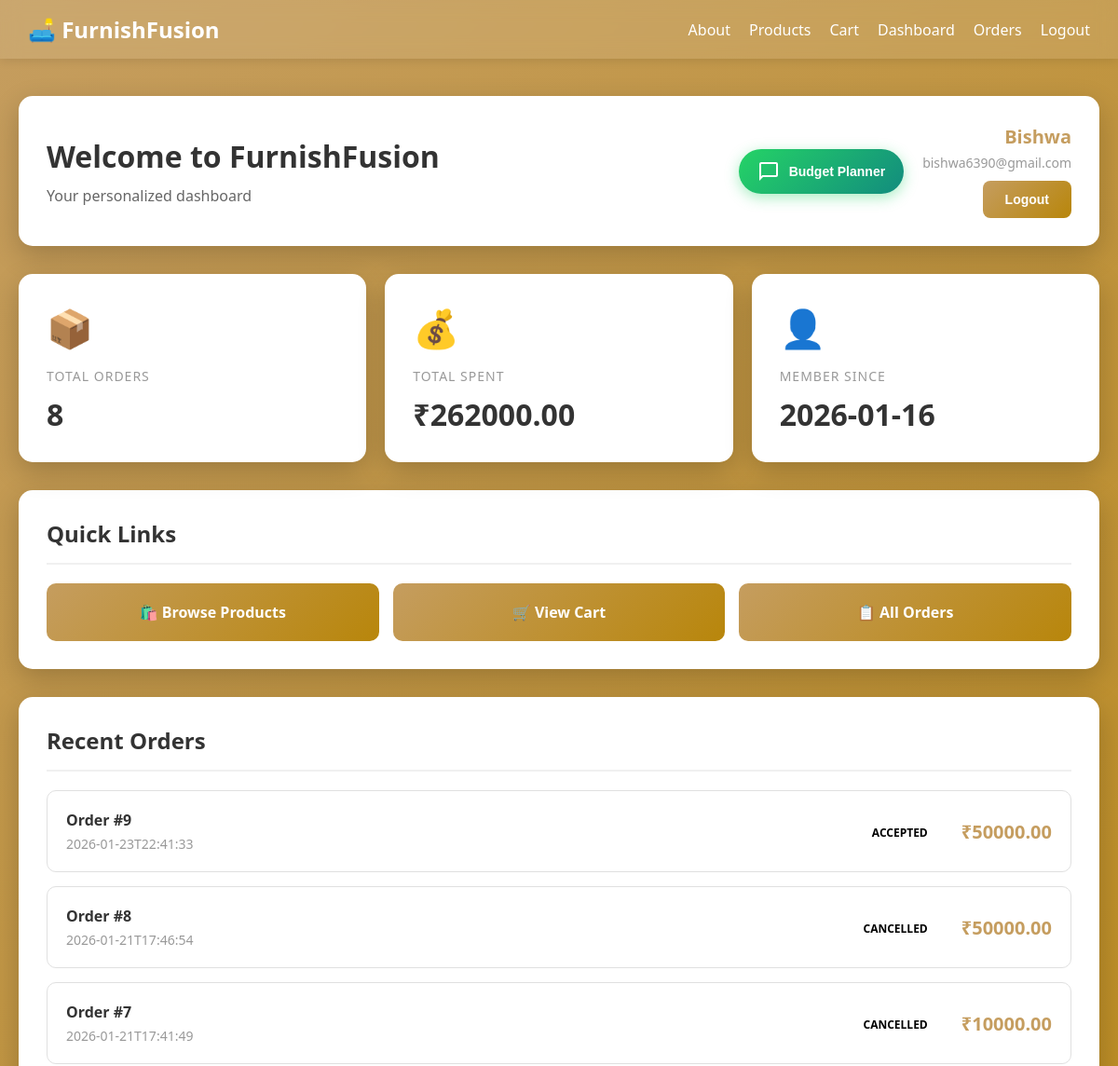
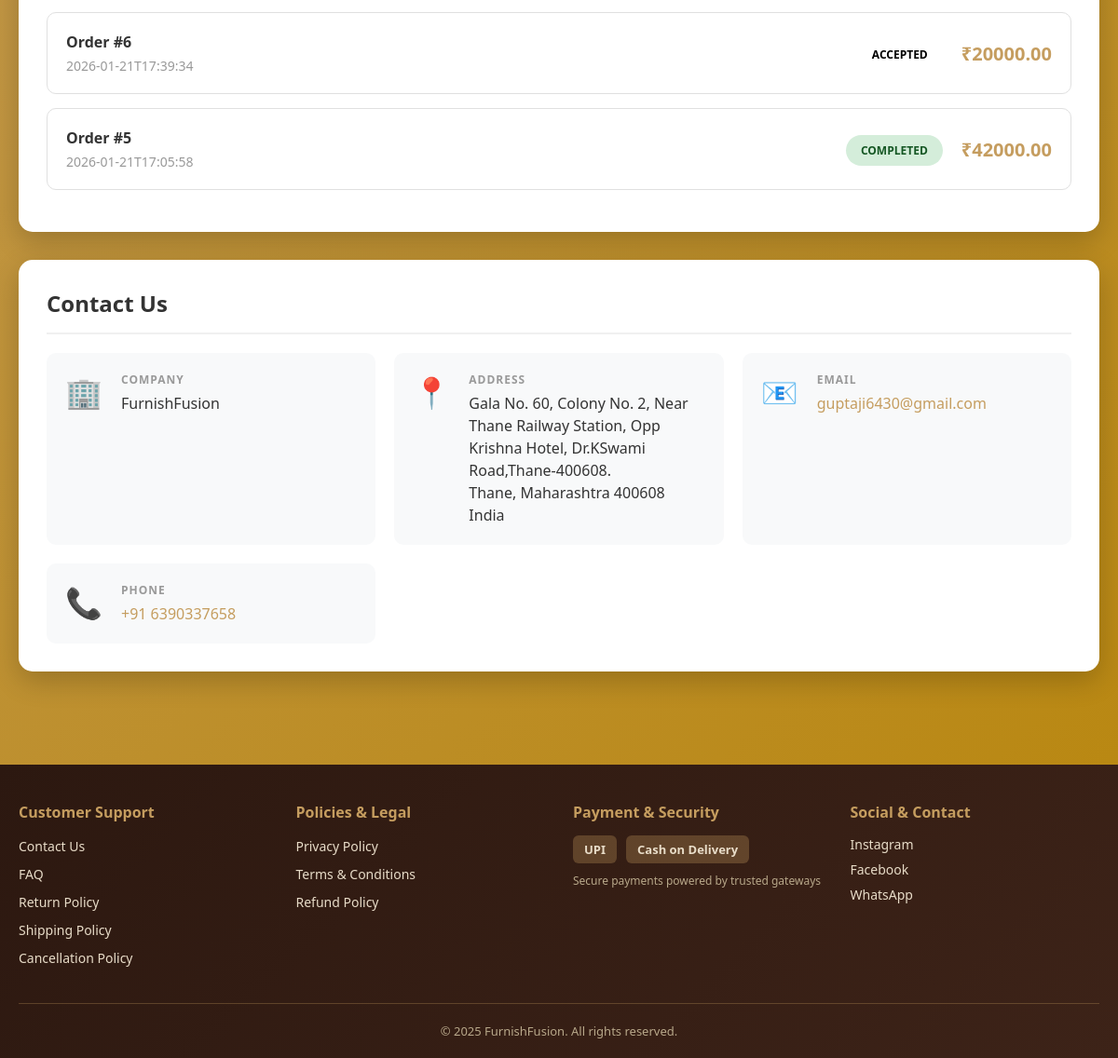
/dashboard (signed in), run on the app's committed database (2 pictures, top to bottom).
### tables this page shows
CREATE TABLE users (
            id INTEGER PRIMARY KEY AUTOINCREMENT,
            name TEXT NOT NULL,
            email TEXT UNIQUE NOT NULL,
            password TEXT NOT NULL,
            created_at TIMESTAMP DEFAULT CURRENT_TIMESTAMP
        );

CREATE TABLE orders (
            id INTEGER PRIMARY KEY AUTOINCREMENT,
            user_id INTEGER NOT NULL,
            total REAL NOT NULL,
            status TEXT DEFAULT 'pending',
            created_at TIMESTAMP DEFAULT CURRENT_TIMESTAMP, payment_method TEXT DEFAULT 'cod', payment_status TEXT DEFAULT 'pending', updated_at TEXT, advance_amount REAL, payment_proof_url TEXT, coupon_id INTEGER REFERENCES coupons(id), discount_amount REAL DEFAULT 0, contact_mobile TEXT, contact_address TEXT,
            FOREIGN KEY (user_id) REFERENCES users(id)
        );

CREATE TABLE contact_info (
            id INTEGER PRIMARY KEY AUTOINCREMENT,
            company_name TEXT NOT NULL,
            email TEXT NOT NULL,
            phone TEXT NOT NULL,
            address TEXT NOT NULL,
            city TEXT,
            state TEXT,
            zip_code TEXT,
            country TEXT,
            website TEXT,
            updated_at TIMESTAMP DEFAULT CURRENT_TIMESTAMP
        );

### routes/user_routes.py (the view)
@user_bp.route("/dashboard")
def dashboard():
    if "user_id" not in session:
        flash("Please login to access your dashboard.", "error")
        return redirect("/login")
    db = get_db()
    user_id = session["user_id"]
    user = db.execute(
        "SELECT * FROM users WHERE id = ?",
        (user_id,)
    ).fetchone()
    order_count = db.execute(
        "SELECT COUNT(*) as count FROM orders WHERE user_id = ?",
        (user_id,)
    ).fetchone()
    recent_orders = db.execute(
        "SELECT * FROM orders WHERE user_id = ? ORDER BY created_at DESC LIMIT 5",
        (user_id,)
    ).fetchall()
    total_spent = db.execute(
        "SELECT COALESCE(SUM(total), 0) as total FROM orders WHERE user_id = ?",
        (user_id,)
    ).fetchone()
    contact_info = db.execute("SELECT * FROM contact_info LIMIT 1").fetchone()
    return render_template(
        "dashboard.html",
        user=user,
        order_count=order_count["count"] if order_count else 0,
        recent_orders=recent_orders,
        total_spent=total_spent["total"] if total_spent else 0,
        contact_info=contact_info
    )

### app.py (called while the page is built)
@app.context_processor
def inject_wishlist_count():
    from flask import session
    n = 0
    if session.get("user_id"):
        try:
            from db import get_db
            r = get_db().execute("SELECT COUNT(*) as c FROM wishlist WHERE user_id = ?", (session["user_id"],)).fetchone()
            n = r["c"] or 0
        except Exception:
            pass
    return {"wishlist_count": n}

### db.py (called while the page is built)
def get_db():
    db = getattr(g, '_database', None)
    if db is None:
        db = g._database = sqlite3.connect(DATABASE)
        db.row_factory = sqlite3.Row
    return db

### templates/dashboard.html (shortened to what this page needs)
<!DOCTYPE html>
<html lang="en">
<head>
</head>
<body>
    <nav class="navbar">
        <div class="nav-content">
            <a href="/dashboard" class="nav-brand" style="text-decoration: none; color: white;">🛋️ FurnishFusion</a>
            <div class="nav-links">
                <a href="/about">About</a>
                <a href="/products">Products</a>
                <a href="/cart">Cart
                </a>
                <a href="/dashboard">Dashboard</a>
                <a href="/orders">Orders</a>
                <a href="/logout">Logout</a>
            </div>
        </div>
    </nav>
    <div class="container">
        <div class="header">
            <div>
                <h1>Welcome to FurnishFusion</h1>
                <p>Your personalized dashboard</p>
            </div>
            <div class="user-info" style="display: flex; align-items: center; gap: 20px;">
                <button type="button" class="chatbot-icon-btn" id="chatbotToggle" title="Budget Planner Chatbot">
                    <svg class="chatbot-svg" viewBox="0 0 24 24" fill="currentColor"><path d="M20 2H4c-1.1 0-2 .9-2 2v18l4-4h14c1.1 0 2-.9 2-2V4c0-1.1-.9-2-2-2zm0 14H5.17L4 17.17V4h16v12z"/></svg>
                    <span class="chatbot-label">Budget Planner</span>
                </button>
                <div>
                    <div class="user-name">{{ user.name }}</div>
                    <div class="user-email">{{ user.email }}</div>
                    <a href="/logout">
                        <button class="btn-logout">Logout</button>
                    </a>
                </div>
            </div>
        </div>
        <div class="stats-grid">
            <div class="stat-card">
                <div class="stat-icon">📦</div>
                <div class="stat-label">Total Orders</div>
                <div class="stat-value">{{ order_count }}</div>
            </div>
            <div class="stat-card">
                <div class="stat-icon">💰</div>
                <div class="stat-label">Total Spent</div>
                <div class="stat-value">₹{{ "%.2f"|format(total_spent) }}</div>
            </div>
            <div class="stat-card">
                <div class="stat-icon">👤</div>
                <div class="stat-label">Member Since</div>
                <div class="stat-value">{{ user.created_at[:10] if user.created_at else 'N/A' }}</div>
            </div>
        </div>
        <div class="section">
            <h2 class="section-title">Quick Links</h2>
            <div class="quick-links">
                <a href="/products" class="quick-link">🛍️ Browse Products</a>
                <a href="/cart" class="quick-link">🛒 View Cart</a>
                <a href="/orders" class="quick-link">📋 All Orders</a>
            </div>
        </div>
        <div class="section">
            <h2 class="section-title">Recent Orders</h2>
            {% if recent_orders %}
                <ul class="orders-list">
                    {% for order in recent_orders %}
                    <li class="order-item">
                        <div class="order-info">
                            <div class="order-id">Order #{{ order.id }}</div>
                            <div class="order-date">{{ order.created_at if order.created_at else 'N/A' }}</div>
                        </div>
                        <div>
                            <span class="order-status status-{{ order.status }}">{{ order.status }}</span>
                        </div>
                        <div class="order-total">₹{{ "%.2f"|format(order.total) }}</div>
                    </li>
                    {% endfor %}
                </ul>
            {% else %}
                <div class="empty-state">
                    <div class="empty-state-icon">📭</div>
                    <p>No orders yet. Start shopping to see your orders here!</p>
                </div>
            {% endif %}
        </div>
        {% if contact_info %}
        <div class="section">
            <h2 class="section-title">Contact Us</h2>
            <div class="contact-info">
                <div class="contact-item">
                    <div class="contact-icon">🏢</div>
                    <div class="contact-details">
                        <div class="contact-label">Company</div>
                        <div class="contact-value">{{ contact_info.company_name }}</div>
                    </div>
                </div>
                <div class="contact-item">
                    <div class="contact-icon">📍</div>
                    <div class="contact-details">
                        <div class="contact-label">Address</div>
                        <div class="contact-value">
                            {{ contact_info.address }}<br>
                            {% if contact_info.city %}{{ contact_info.city }}, {% endif %}
                            {% if contact_info.state %}{{ contact_info.state }}{% endif %}
                            {% if contact_info.zip_code %} {{ contact_info.zip_code }}{% endif %}<br>
                            {% if contact_info.country %}{{ contact_info.country }}{% endif %}
                        </div>
                    </div>
                </div>
                <div class="contact-item">
                    <div class="contact-icon">📧</div>
                    <div class="contact-details">
                        <div class="contact-label">Email</div>
                        <div class="contact-value">
                            <a href="mailto:{{ contact_info.email }}" style="color: #C59D5F; text-decoration: none;">
                                {{ contact_info.email }}
                            </a>
                        </div>
                    </div>
                </div>
                <div class="contact-item">
                    <div class="contact-icon">📞</div>
                    <div class="contact-details">
                        <div class="contact-label">Phone</div>
                        <div class="contact-value">
                            <a href="tel:{{ contact_info.phone }}" style="color: #C59D5F; text-decoration: none;">
                                {{ contact_info.phone }}
                            </a>
                        </div>
                    </div>
                </div>
            </div>
        </div>
        {% endif %}
    </div>
    {% include 'partials/_footer.html' %}
</body>
</html>

### templates/dashboard.html (style rules this page uses)
* { margin: 0; padding: 0; box-sizing: border-box; }
body { font-family: 'Segoe UI', Tahoma, Geneva, Verdana, sans-serif; background: linear-gradient(135deg, #C59D5F 0%, #B8860B 100%); min-height: 100vh; padding: 0; }
.navbar { background: rgba(255, 255, 255, 0.1); backdrop-filter: blur(10px); color: white; padding: 15px 30px; box-shadow: 0 2px 10px rgba(0, 0, 0, 0.1); }
.nav-content { max-width: 1200px; margin: 0 auto; display: flex; justify-content: space-between; align-items: center; }
.nav-brand { font-size: 24px; font-weight: 700; cursor: pointer; transition: opacity 0.3s; }
.nav-links { display: flex; gap: 20px; align-items: center; }
.nav-links a { color: white; text-decoration: none; font-weight: 500; transition: opacity 0.3s; }
.container { max-width: 1200px; margin: 0 auto; padding: 20px; }
.header { background: white; border-radius: 15px; padding: 30px; margin-bottom: 30px; box-shadow: 0 10px 30px rgba(0, 0, 0, 0.2); display: flex; justify-content: space-between; align-items: center; flex-wrap: wrap; }
.header h1 { color: #333; font-size: 32px; margin-bottom: 10px; }
.header p { color: #666; font-size: 16px; }
.user-info { text-align: right; }
.user-name { font-size: 20px; font-weight: 600; color: #C59D5F; margin-bottom: 5px; }
.user-email { color: #999; font-size: 14px; }
.btn-logout { background: linear-gradient(135deg, #C59D5F 0%, #B8860B 100%); color: white; border: none; padding: 12px 24px; border-radius: 8px; cursor: pointer; font-size: 14px; font-weight: 600; margin-top: 10px; transition: all 0.3s ease; }
.stats-grid { display: grid; grid-template-columns: repeat(auto-fit, minmax(250px, 1fr)); gap: 20px; margin-bottom: 30px; }
.stat-card { background: white; border-radius: 15px; padding: 30px; box-shadow: 0 10px 30px rgba(0, 0, 0, 0.2); transition: transform 0.3s ease; }
.stat-icon { font-size: 40px; margin-bottom: 15px; }
.stat-label { color: #999; font-size: 14px; margin-bottom: 10px; text-transform: uppercase; letter-spacing: 1px; }
.stat-value { color: #333; font-size: 32px; font-weight: 700; }
.section { background: white; border-radius: 15px; padding: 30px; margin-bottom: 30px; box-shadow: 0 10px 30px rgba(0, 0, 0, 0.2); }
.section-title { color: #333; font-size: 24px; margin-bottom: 20px; padding-bottom: 15px; border-bottom: 2px solid #f0f0f0; }
.orders-list { list-style: none; }
.order-item { padding: 20px; border: 1px solid #e0e0e0; border-radius: 10px; margin-bottom: 15px; display: flex; justify-content: space-between; align-items: center; transition: all 0.3s ease; }
.order-info { flex: 1; }
.order-id { font-weight: 600; color: #333; margin-bottom: 5px; }
.order-date { color: #999; font-size: 14px; }
.order-status { padding: 8px 16px; border-radius: 20px; font-size: 12px; font-weight: 600; text-transform: uppercase; }
.status-completed { background: #d4edda; color: #155724; }
.order-total { font-size: 20px; font-weight: 700; color: #C59D5F; margin-left: 20px; }
.quick-links { display: grid; grid-template-columns: repeat(auto-fit, minmax(200px, 1fr)); gap: 15px; }
.quick-link { background: linear-gradient(135deg, #C59D5F 0%, #B8860B 100%); color: white; text-decoration: none; padding: 20px; border-radius: 10px; text-align: center; font-weight: 600; transition: all 0.3s ease; display: block; }
.contact-info { display: grid; grid-template-columns: repeat(auto-fit, minmax(280px, 1fr)); gap: 20px; }
.contact-item { display: flex; gap: 20px; padding: 20px; background: #f8f9fa; border-radius: 10px; transition: all 0.3s ease; }
.contact-icon { font-size: 32px; min-width: 40px; }
.contact-details { flex: 1; }
.contact-label { font-size: 12px; color: #999; text-transform: uppercase; letter-spacing: 1px; margin-bottom: 5px; font-weight: 600; }
.contact-value { font-size: 16px; color: #333; font-weight: 500; line-height: 1.5; }
.contact-value a { color: #C59D5F; text-decoration: none; transition: color 0.3s; }
.chatbot-icon-btn { display: inline-flex; align-items: center; gap: 10px; padding: 12px 20px; background: linear-gradient(135deg, #25D366 0%, #128C7E 100%); color: white; border: none; border-radius: 50px; font-weight: 600; cursor: pointer; font-size: 14px; transition: all 0.3s; box-shadow: 0 4px 15px rgba(37, 211, 102, 0.4); }
.chatbot-icon-btn .chatbot-svg { width: 24px; height: 24px; flex-shrink: 0; }
.chatbot-icon-btn .chatbot-label { white-space: nowrap; }

### data on the page
users: name "Bishwa", email "bishwa6390@gmail.com", created_at "2026-01-16"
orders: id "9", created_at "2026-01-23T22:41:33", status "ACCEPTED", total "50000.00"
orders: id "8", created_at "2026-01-21T17:46:54", status "CANCELLED", total "50000.00"
orders: id "7", created_at "2026-01-21T17:41:49", status "CANCELLED", total "10000.00"
orders: id "6", created_at "2026-01-21T17:39:34", status "ACCEPTED", total "20000.00"
orders: id "5", created_at "2026-01-21T17:05:58", status "COMPLETED", total "42000.00"
contact_info: company_name "FurnishFusion", address "Gala No. 60, Colony No. 2, Near Thane Railway Station, Opp Krishna Hotel, Dr.KSwami Road,Thane-400608.", city "Thane", state "Maharashtra", zip_code "400608", country "India", email "guptaji6430@gmail.com", phone "+91 6390337658"

### other printed values
{{ order_count }} "8"
{{ "%.2f"|format(total_spent) }} "262000.00"
